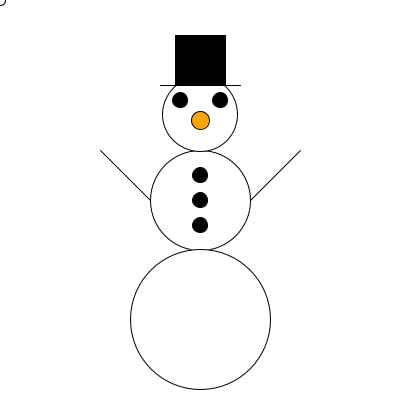
Frame 1 (no input)
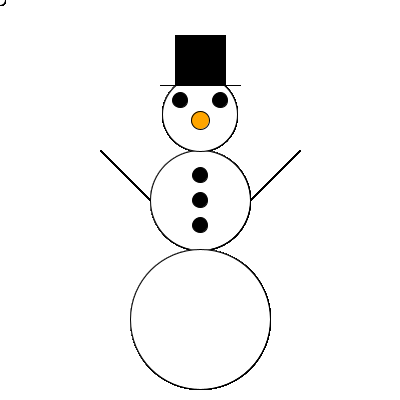
Frame 60 (the mouse pressed at the canvas centre just before this capture)
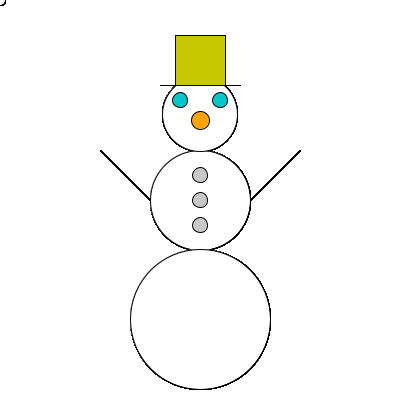
Frame 120 (the mouse held since frame 60 and released just before this capture)

The Processing sketch that drew these frames (run headless with seeded random() and noise(); from frame 60 on, the mouse is pressed at the canvas centre):

// Processing sketch: processing_120661
// ── processing_120661.pde

void setup(){ //this makes the image move
size (400,400); // Setup Sketch
smooth(); //smoothness of the screen
background (255);
frameRate(10); // Reduces amount of "snow" on screen slightly.
}

void draw(){ //drawing of image again and again.
  
fill(255); // this is the snow around our snowman but so it dosnt go ontop of the snowman
ellipse(mouseX,mouseY,10,10);
  
ellipseMode (CENTER); // Set ellipse to center for drawing of body.
rectMode (CENTER); // Set Center for snowys hat.
  
fill(255); // Snowmen are white
stroke(0); // Black outline for visibility
ellipse(200,200,100,100); // Snowys Body
ellipse(200,319,140,140); // Snowys lower body
ellipse(200,114,75,75); // Snowys Head

// Time to draw Snowys eyes and nose

fill(0,mouseY,mouseX); // Location of mouse changes Snowys' eye colour
ellipse(180,100,15,15); // Snowys Right eye
ellipse(220,100,15,15); // Snowys Left eye

// Time to draw Snowys nose!

fill(255,165,0); // Snowmen have orange noses!
ellipse(200,120,18,18); // Snowys nose is also circular.

// Time to draw snowys hat!

fill(mouseY,mouseX,0); // Location of mouse changes colour of hat
rect(200,60,50,50); // Main body of the hat!
line(160,85,240,85); // Draw the rim of the hat.

// Time to draw Snowys arms

fill(139,90,43); // Snowy has brown arms because they are wooden!
line(100,150,150,200); // Snowys left arm
line(250,200,300,150); // Snowys right arm
 
// Time to draw snowys splendid buttons

fill(mouseX); // Mouse Location changes the colour of the buttons
ellipse(200,200,15,15); // Middle button
ellipse(200,175,15,15); // Top button
ellipse(200,225,15,15); // Bottom button
}

// Add key and mouse press's for added interactivity!

void mousePressed() { println("Merry Coding!");}
void keyPressed() { println("I love snow!");}
